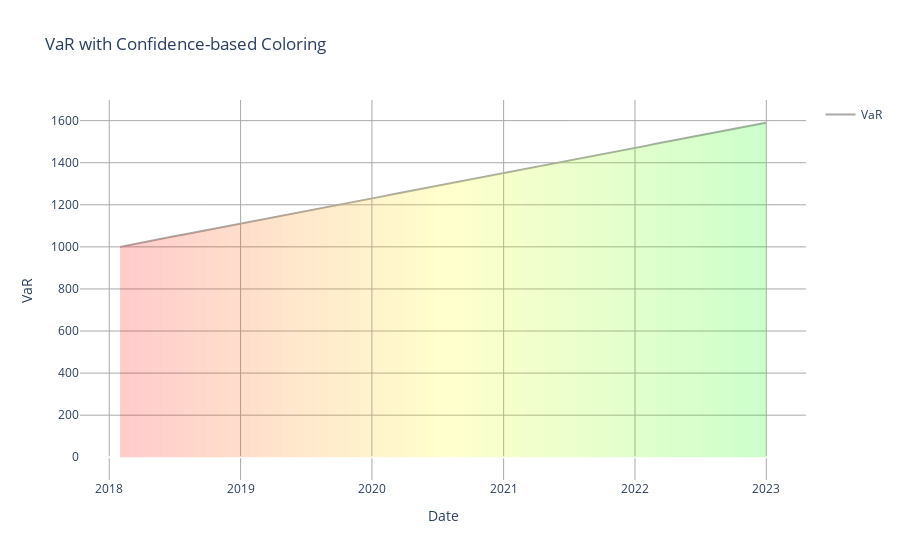

Notebook source saved alongside this figure:
### Code cell
# Create a sample dataframe with one value per month for 5 years and coherent color changes
data = {
    'date': pd.date_range(start='2018-01-01', periods=60, freq='M'),
    'VaR': [1000 + i * 10 for i in range(60)],
    'confidence': [i / 59 for i in range(60)],  # Progression from 0 to 1
}
df = pd.DataFrame(data)
df.set_index('date', inplace=True)
fig = plot_VaR(df)
fig.show()

### Figure 1 — Plotly figure (JSON) as saved in the notebook; plotly's stock layout.template omitted (floating-point values rounded to 4 significant figures)
{"data": [{"line": {"color": "darkgrey"}, "mode": "lines", "name": "VaR", "type": "scatter", "x": ["2018-01-31T00:00:00", "2018-02-28T00:00:00", "2018-03-31T00:00:00", "2018-04-30T00:00:00", "2018-05-31T00:00:00", "2018-06-30T00:00:00", "2018-07-31T00:00:00", "2018-08-31T00:00:00", "2018-09-30T00:00:00", "2018-10-31T00:00:00", "2018-11-30T00:00:00", "2018-12-31T00:00:00", "2019-01-31T00:00:00", "2019-02-28T00:00:00", "2019-03-31T00:00:00", "2019-04-30T00:00:00", "2019-05-31T00:00:00", "2019-06-30T00:00:00", "2019-07-31T00:00:00", "2019-08-31T00:00:00", "2019-09-30T00:00:00", "2019-10-31T00:00:00", "2019-11-30T00:00:00", "2019-12-31T00:00:00", "2020-01-31T00:00:00", "2020-02-29T00:00:00", "2020-03-31T00:00:00", "2020-04-30T00:00:00", "2020-05-31T00:00:00", "2020-06-30T00:00:00", "2020-07-31T00:00:00", "2020-08-31T00:00:00", "2020-09-30T00:00:00", "2020-10-31T00:00:00", "2020-11-30T00:00:00", "2020-12-31T00:00:00", "2021-01-31T00:00:00", "2021-02-28T00:00:00", "2021-03-31T00:00:00", "2021-04-30T00:00:00", "2021-05-31T00:00:00", "2021-06-30T00:00:00", "2021-07-31T00:00:00", "2021-08-31T00:00:00", "2021-09-30T00:00:00", "2021-10-31T00:00:00", "2021-11-30T00:00:00", "2021-12-31T00:00:00", "2022-01-31T00:00:00", "2022-02-28T00:00:00", "2022-03-31T00:00:00", "2022-04-30T00:00:00", "2022-05-31T00:00:00", "2022-06-30T00:00:00", "2022-07-31T00:00:00", "2022-08-31T00:00:00", "2022-09-30T00:00:00", "2022-10-31T00:00:00", "2022-11-30T00:00:00", "2022-12-31T00:00:00"], "y": [1000, 1010, 1020, 1030, 1040, 1050, 1060, 1070, 1080, 1090, 1100, 1110, 1120, 1130, 1140, 1150, 1160, 1170, 1180, 1190, 1200, 1210, 1220, 1230, 1240, 1250, 1260, 1270, 1280, 1290, 1300, 1310, 1320, 1330, 1340, 1350, 1360, 1370, 1380, 1390, 1400, 1410, 1420, 1430, 1440, 1450, 1460, 1470, 1480, 1490, 1500, 1510, 1520, 1530, 1540, 1550, 1560, 1570, 1580, 1590]}, {"fill": "toself", "fillcolor": "rgba(255, 0, 0, 0.2)", "line": {"color": "rgba(255,255,255,0)"}, "showlegend": false, "type": "scatter", "x": ["2018-01-31T00:00:00", "2018-02-28T00:00:00", "2018-02-28T00:00:00", "2018-01-31T00:00:00"], "y": [1000, 1010, 0, 0]}, {"fill": "toself", "fillcolor": "rgba(255, 8, 0, 0.2)", "line": {"color": "rgba(255,255,255,0)"}, "showlegend": false, "type": "scatter", "x": ["2018-02-28T00:00:00", "2018-03-31T00:00:00", "2018-03-31T00:00:00", "2018-02-28T00:00:00"], "y": [1010, 1020, 0, 0]}, {"fill": "toself", "fillcolor": "rgba(255, 17, 0, 0.2)", "line": {"color": "rgba(255,255,255,0)"}, "showlegend": false, "type": "scatter", "x": ["2018-03-31T00:00:00", "2018-04-30T00:00:00", "2018-04-30T00:00:00", "2018-03-31T00:00:00"], "y": [1020, 1030, 0, 0]}, {"fill": "toself", "fillcolor": "rgba(255, 25, 0, 0.2)", "line": {"color": "rgba(255,255,255,0)"}, "showlegend": false, "type": "scatter", "x": ["2018-04-30T00:00:00", "2018-05-31T00:00:00", "2018-05-31T00:00:00", "2018-04-30T00:00:00"], "y": [1030, 1040, 0, 0]}, {"fill": "toself", "fillcolor": "rgba(255, 34, 0, 0.2)", "line": {"color": "rgba(255,255,255,0)"}, "showlegend": false, "type": "scatter", "x": ["2018-05-31T00:00:00", "2018-06-30T00:00:00", "2018-06-30T00:00:00", "2018-05-31T00:00:00"], "y": [1040, 1050, 0, 0]}, {"fill": "toself", "fillcolor": "rgba(255, 43, 0, 0.2)", "line": {"color": "rgba(255,255,255,0)"}, "showlegend": false, "type": "scatter", "x": ["2018-06-30T00:00:00", "2018-07-31T00:00:00", "2018-07-31T00:00:00", "2018-06-30T00:00:00"], "y": [1050, 1060, 0, 0]}, {"fill": "toself", "fillcolor": "rgba(255, 51, 0, 0.2)", "line": {"color": "rgba(255,255,255,0)"}, "showlegend": false, "type": "scatter", "x": ["2018-07-31T00:00:00", "2018-08-31T00:00:00", "2018-08-31T00:00:00", "2018-07-31T00:00:00"], "y": [1060, 1070, 0, 0]}, {"fill": "toself", "fillcolor": "rgba(255, 60, 0, 0.2)", "line": {"color": "rgba(255,255,255,0)"}, "showlegend": false, "type": "scatter", "x": ["2018-08-31T00:00:00", "2018-09-30T00:00:00", "2018-09-30T00:00:00", "2018-08-31T00:00:00"], "y": [1070, 1080, 0, 0]}, {"fill": "toself", "fillcolor": "rgba(255, 69, 0, 0.2)", "line": {"color": "rgba(255,255,255,0)"}, "showlegend": false, "type": "scatter", "x": ["2018-09-30T00:00:00", "2018-10-31T00:00:00", "2018-10-31T00:00:00", "2018-09-30T00:00:00"], "y": [1080, 1090, 0, 0]}, {"fill": "toself", "fillcolor": "rgba(255, 77, 0, 0.2)", "line": {"color": "rgba(255,255,255,0)"}, "showlegend": false, "type": "scatter", "x": ["2018-10-31T00:00:00", "2018-11-30T00:00:00", "2018-11-30T00:00:00", "2018-10-31T00:00:00"], "y": [1090, 1100, 0, 0]}, {"fill": "toself", "fillcolor": "rgba(255, 86, 0, 0.2)", "line": {"color": "rgba(255,255,255,0)"}, "showlegend": false, "type": "scatter", "x": ["2018-11-30T00:00:00", "2018-12-31T00:00:00", "2018-12-31T00:00:00", "2018-11-30T00:00:00"], "y": [1100, 1110, 0, 0]}, {"fill": "toself", "fillcolor": "rgba(255, 95, 0, 0.2)", "line": {"color": "rgba(255,255,255,0)"}, "showlegend": false, "type": "scatter", "x": ["2018-12-31T00:00:00", "2019-01-31T00:00:00", "2019-01-31T00:00:00", "2018-12-31T00:00:00"], "y": [1110, 1120, 0, 0]}, {"fill": "toself", "fillcolor": "rgba(255, 103, 0, 0.2)", "line": {"color": "rgba(255,255,255,0)"}, "showlegend": false, "type": "scatter", "x": ["2019-01-31T00:00:00", "2019-02-28T00:00:00", "2019-02-28T00:00:00", "2019-01-31T00:00:00"], "y": [1120, 1130, 0, 0]}, {"fill": "toself", "fillcolor": "rgba(255, 112, 0, 0.2)", "line": {"color": "rgba(255,255,255,0)"}, "showlegend": false, "type": "scatter", "x": ["2019-02-28T00:00:00", "2019-03-31T00:00:00", "2019-03-31T00:00:00", "2019-02-28T00:00:00"], "y": [1130, 1140, 0, 0]}, {"fill": "toself", "fillcolor": "rgba(255, 121, 0, 0.2)", "line": {"color": "rgba(255,255,255,0)"}, "showlegend": false, "type": "scatter", "x": ["2019-03-31T00:00:00", "2019-04-30T00:00:00", "2019-04-30T00:00:00", "2019-03-31T00:00:00"], "y": [1140, 1150, 0, 0]}, {"fill": "toself", "fillcolor": "rgba(255, 129, 0, 0.2)", "line": {"color": "rgba(255,255,255,0)"}, "showlegend": false, "type": "scatter", "x": ["2019-04-30T00:00:00", "2019-05-31T00:00:00", "2019-05-31T00:00:00", "2019-04-30T00:00:00"], "y": [1150, 1160, 0, 0]}, {"fill": "toself", "fillcolor": "rgba(255, 138, 0, 0.2)", "line": {"color": "rgba(255,255,255,0)"}, "showlegend": false, "type": "scatter", "x": ["2019-05-31T00:00:00", "2019-06-30T00:00:00", "2019-06-30T00:00:00", "2019-05-31T00:00:00"], "y": [1160, 1170, 0, 0]}, {"fill": "toself", "fillcolor": "rgba(255, 146, 0, 0.2)", "line": {"color": "rgba(255,255,255,0)"}, "showlegend": false, "type": "scatter", "x": ["2019-06-30T00:00:00", "2019-07-31T00:00:00", "2019-07-31T00:00:00", "2019-06-30T00:00:00"], "y": [1170, 1180, 0, 0]}, {"fill": "toself", "fillcolor": "rgba(255, 155, 0, 0.2)", "line": {"color": "rgba(255,255,255,0)"}, "showlegend": false, "type": "scatter", "x": ["2019-07-31T00:00:00", "2019-08-31T00:00:00", "2019-08-31T00:00:00", "2019-07-31T00:00:00"], "y": [1180, 1190, 0, 0]}, {"fill": "toself", "fillcolor": "rgba(255, 164, 0, 0.2)", "line": {"color": "rgba(255,255,255,0)"}, "showlegend": false, "type": "scatter", "x": ["2019-08-31T00:00:00", "2019-09-30T00:00:00", "2019-09-30T00:00:00", "2019-08-31T00:00:00"], "y": [1190, 1200, 0, 0]}, {"fill": "toself", "fillcolor": "rgba(255, 172, 0, 0.2)", "line": {"color": "rgba(255,255,255,0)"}, "showlegend": false, "type": "scatter", "x": ["2019-09-30T00:00:00", "2019-10-31T00:00:00", "2019-10-31T00:00:00", "2019-09-30T00:00:00"], "y": [1200, 1210, 0, 0]}, {"fill": "toself", "fillcolor": "rgba(255, 181, 0, 0.2)", "line": {"color": "rgba(255,255,255,0)"}, "showlegend": false, "type": "scatter", "x": ["2019-10-31T00:00:00", "2019-11-30T00:00:00", "2019-11-30T00:00:00", "2019-10-31T00:00:00"], "y": [1210, 1220, 0, 0]}, {"fill": "toself", "fillcolor": "rgba(255, 190, 0, 0.2)", "line": {"color": "rgba(255,255,255,0)"}, "showlegend": false, "type": "scatter", "x": ["2019-11-30T00:00:00", "2019-12-31T00:00:00", "2019-12-31T00:00:00", "2019-11-30T00:00:00"], "y": [1220, 1230, 0, 0]}, {"fill": "toself", "fillcolor": "rgba(255, 198, 0, 0.2)", "line": {"color": "rgba(255,255,255,0)"}, "showlegend": false, "type": "scatter", "x": ["2019-12-31T00:00:00", "2020-01-31T00:00:00", "2020-01-31T00:00:00", "2019-12-31T00:00:00"], "y": [1230, 1240, 0, 0]}, {"fill": "toself", "fillcolor": "rgba(255, 207, 0, 0.2)", "line": {"color": "rgba(255,255,255,0)"}, "showlegend": false, "type": "scatter", "x": ["2020-01-31T00:00:00", "2020-02-29T00:00:00", "2020-02-29T00:00:00", "2020-01-31T00:00:00"], "y": [1240, 1250, 0, 0]}, {"fill": "toself", "fillcolor": "rgba(255, 216, 0, 0.2)", "line": {"color": "rgba(255,255,255,0)"}, "showlegend": false, "type": "scatter", "x": ["2020-02-29T00:00:00", "2020-03-31T00:00:00", "2020-03-31T00:00:00", "2020-02-29T00:00:00"], "y": [1250, 1260, 0, 0]}, {"fill": "toself", "fillcolor": "rgba(255, 224, 0, 0.2)", "line": {"color": "rgba(255,255,255,0)"}, "showlegend": false, "type": "scatter", "x": ["2020-03-31T00:00:00", "2020-04-30T00:00:00", "2020-04-30T00:00:00", "2020-03-31T00:00:00"], "y": [1260, 1270, 0, 0]}, {"fill": "toself", "fillcolor": "rgba(255, 233, 0, 0.2)", "line": {"color": "rgba(255,255,255,0)"}, "showlegend": false, "type": "scatter", "x": ["2020-04-30T00:00:00", "2020-05-31T00:00:00", "2020-05-31T00:00:00", "2020-04-30T00:00:00"], "y": [1270, 1280, 0, 0]}, {"fill": "toself", "fillcolor": "rgba(255, 242, 0, 0.2)", "line": {"color": "rgba(255,255,255,0)"}, "showlegend": false, "type": "scatter", "x": ["2020-05-31T00:00:00", "2020-06-30T00:00:00", "2020-06-30T00:00:00", "2020-05-31T00:00:00"], "y": [1280, 1290, 0, 0]}, {"fill": "toself", "fillcolor": "rgba(255, 250, 0, 0.2)", "line": {"color": "rgba(255,255,255,0)"}, "showlegend": false, "type": "scatter", "x": ["2020-06-30T00:00:00", "2020-07-31T00:00:00", "2020-07-31T00:00:00", "2020-06-30T00:00:00"], "y": [1290, 1300, 0, 0]}, {"fill": "toself", "fillcolor": "rgba(250, 255, 0, 0.2)", "line": {"color": "rgba(255,255,255,0)"}, "showlegend": false, "type": "scatter", "x": ["2020-07-31T00:00:00", "2020-08-31T00:00:00", "2020-08-31T00:00:00", "2020-07-31T00:00:00"], "y": [1300, 1310, 0, 0]}, {"fill": "toself", "fillcolor": "rgba(242, 255, 0, 0.2)", "line": {"color": "rgba(255,255,255,0)"}, "showlegend": false, "type": "scatter", "x": ["2020-08-31T00:00:00", "2020-09-30T00:00:00", "2020-09-30T00:00:00", "2020-08-31T00:00:00"], "y": [1310, 1320, 0, 0]}, {"fill": "toself", "fillcolor": "rgba(233, 255, 0, 0.2)", "line": {"color": "rgba(255,255,255,0)"}, "showlegend": false, "type": "scatter", "x": ["2020-09-30T00:00:00", "2020-10-31T00:00:00", "2020-10-31T00:00:00", "2020-09-30T00:00:00"], "y": [1320, 1330, 0, 0]}, {"fill": "toself", "fillcolor": "rgba(224, 255, 0, 0.2)", "line": {"color": "rgba(255,255,255,0)"}, "showlegend": false, "type": "scatter", "x": ["2020-10-31T00:00:00", "2020-11-30T00:00:00", "2020-11-30T00:00:00", "2020-10-31T00:00:00"], "y": [1330, 1340, 0, 0]}, {"fill": "toself", "fillcolor": "rgba(216, 255, 0, 0.2)", "line": {"color": "rgba(255,255,255,0)"}, "showlegend": false, "type": "scatter", "x": ["2020-11-30T00:00:00", "2020-12-31T00:00:00", "2020-12-31T00:00:00", "2020-11-30T00:00:00"], "y": [1340, 1350, 0, 0]}, {"fill": "toself", "fillcolor": "rgba(207, 255, 0, 0.2)", "line": {"color": "rgba(255,255,255,0)"}, "showlegend": false, "type": "scatter", "x": ["2020-12-31T00:00:00", "2021-01-31T00:00:00", "2021-01-31T00:00:00", "2020-12-31T00:00:00"], "y": [1350, 1360, 0, 0]}, {"fill": "toself", "fillcolor": "rgba(198, 255, 0, 0.2)", "line": {"color": "rgba(255,255,255,0)"}, "showlegend": false, "type": "scatter", "x": ["2021-01-31T00:00:00", "2021-02-28T00:00:00", "2021-02-28T00:00:00", "2021-01-31T00:00:00"], "y": [1360, 1370, 0, 0]}, {"fill": "toself", "fillcolor": "rgba(190, 255, 0, 0.2)", "line": {"color": "rgba(255,255,255,0)"}, "showlegend": false, "type": "scatter", "x": ["2021-02-28T00:00:00", "2021-03-31T00:00:00", "2021-03-31T00:00:00", "2021-02-28T00:00:00"], "y": [1370, 1380, 0, 0]}, {"fill": "toself", "fillcolor": "rgba(181, 255, 0, 0.2)", "line": {"color": "rgba(255,255,255,0)"}, "showlegend": false, "type": "scatter", "x": ["2021-03-31T00:00:00", "2021-04-30T00:00:00", "2021-04-30T00:00:00", "2021-03-31T00:00:00"], "y": [1380, 1390, 0, 0]}, {"fill": "toself", "fillcolor": "rgba(172, 255, 0, 0.2)", "line": {"color": "rgba(255,255,255,0)"}, "showlegend": false, "type": "scatter", "x": ["2021-04-30T00:00:00", "2021-05-31T00:00:00", "2021-05-31T00:00:00", "2021-04-30T00:00:00"], "y": [1390, 1400, 0, 0]}, {"fill": "toself", "fillcolor": "rgba(164, 255, 0, 0.2)", "line": {"color": "rgba(255,255,255,0)"}, "showlegend": false, "type": "scatter", "x": ["2021-05-31T00:00:00", "2021-06-30T00:00:00", "2021-06-30T00:00:00", "2021-05-31T00:00:00"], "y": [1400, 1410, 0, 0]}, {"fill": "toself", "fillcolor": "rgba(155, 255, 0, 0.2)", "line": {"color": "rgba(255,255,255,0)"}, "showlegend": false, "type": "scatter", "x": ["2021-06-30T00:00:00", "2021-07-31T00:00:00", "2021-07-31T00:00:00", "2021-06-30T00:00:00"], "y": [1410, 1420, 0, 0]}, {"fill": "toself", "fillcolor": "rgba(146, 255, 0, 0.2)", "line": {"color": "rgba(255,255,255,0)"}, "showlegend": false, "type": "scatter", "x": ["2021-07-31T00:00:00", "2021-08-31T00:00:00", "2021-08-31T00:00:00", "2021-07-31T00:00:00"], "y": [1420, 1430, 0, 0]}, {"fill": "toself", "fillcolor": "rgba(138, 255, 0, 0.2)", "line": {"color": "rgba(255,255,255,0)"}, "showlegend": false, "type": "scatter", "x": ["2021-08-31T00:00:00", "2021-09-30T00:00:00", "2021-09-30T00:00:00", "2021-08-31T00:00:00"], "y": [1430, 1440, 0, 0]}, {"fill": "toself", "fillcolor": "rgba(129, 255, 0, 0.2)", "line": {"color": "rgba(255,255,255,0)"}, "showlegend": false, "type": "scatter", "x": ["2021-09-30T00:00:00", "2021-10-31T00:00:00", "2021-10-31T00:00:00", "2021-09-30T00:00:00"], "y": [1440, 1450, 0, 0]}, {"fill": "toself", "fillcolor": "rgba(121, 255, 0, 0.2)", "line": {"color": "rgba(255,255,255,0)"}, "showlegend": false, "type": "scatter", "x": ["2021-10-31T00:00:00", "2021-11-30T00:00:00", "2021-11-30T00:00:00", "2021-10-31T00:00:00"], "y": [1450, 1460, 0, 0]}, {"fill": "toself", "fillcolor": "rgba(112, 255, 0, 0.2)", "line": {"color": "rgba(255,255,255,0)"}, "showlegend": false, "type": "scatter", "x": ["2021-11-30T00:00:00", "2021-12-31T00:00:00", "2021-12-31T00:00:00", "2021-11-30T00:00:00"], "y": [1460, 1470, 0, 0]}, {"fill": "toself", "fillcolor": "rgba(103, 255, 0, 0.2)", "line": {"color": "rgba(255,255,255,0)"}, "showlegend": false, "type": "scatter", "x": ["2021-12-31T00:00:00", "2022-01-31T00:00:00", "2022-01-31T00:00:00", "2021-12-31T00:00:00"], "y": [1470, 1480, 0, 0]}, {"fill": "toself", "fillcolor": "rgba(95, 255, 0, 0.2)", "line": {"color": "rgba(255,255,255,0)"}, "showlegend": false, "type": "scatter", "x": ["2022-01-31T00:00:00", "2022-02-28T00:00:00", "2022-02-28T00:00:00", "2022-01-31T00:00:00"], "y": [1480, 1490, 0, 0]}, {"fill": "toself", "fillcolor": "rgba(86, 255, 0, 0.2)", "line": {"color": "rgba(255,255,255,0)"}, "showlegend": false, "type": "scatter", "x": ["2022-02-28T00:00:00", "2022-03-31T00:00:00", "2022-03-31T00:00:00", "2022-02-28T00:00:00"], "y": [1490, 1500, 0, 0]}, {"fill": "toself", "fillcolor": "rgba(77, 255, 0, 0.2)", "line": {"color": "rgba(255,255,255,0)"}, "showlegend": false, "type": "scatter", "x": ["2022-03-31T00:00:00", "2022-04-30T00:00:00", "2022-04-30T00:00:00", "2022-03-31T00:00:00"], "y": [1500, 1510, 0, 0]}, {"fill": "toself", "fillcolor": "rgba(69, 255, 0, 0.2)", "line": {"color": "rgba(255,255,255,0)"}, "showlegend": false, "type": "scatter", "x": ["2022-04-30T00:00:00", "2022-05-31T00:00:00", "2022-05-31T00:00:00", "2022-04-30T00:00:00"], "y": [1510, 1520, 0, 0]}, {"fill": "toself", "fillcolor": "rgba(60, 255, 0, 0.2)", "line": {"color": "rgba(255,255,255,0)"}, "showlegend": false, "type": "scatter", "x": ["2022-05-31T00:00:00", "2022-06-30T00:00:00", "2022-06-30T00:00:00", "2022-05-31T00:00:00"], "y": [1520, 1530, 0, 0]}, {"fill": "toself", "fillcolor": "rgba(51, 255, 0, 0.2)", "line": {"color": "rgba(255,255,255,0)"}, "showlegend": false, "type": "scatter", "x": ["2022-06-30T00:00:00", "2022-07-31T00:00:00", "2022-07-31T00:00:00", "2022-06-30T00:00:00"], "y": [1530, 1540, 0, 0]}, {"fill": "toself", "fillcolor": "rgba(43, 255, 0, 0.2)", "line": {"color": "rgba(255,255,255,0)"}, "showlegend": false, "type": "scatter", "x": ["2022-07-31T00:00:00", "2022-08-31T00:00:00", "2022-08-31T00:00:00", "2022-07-31T00:00:00"], "y": [1540, 1550, 0, 0]}, {"fill": "toself", "fillcolor": "rgba(34, 255, 0, 0.2)", "line": {"color": "rgba(255,255,255,0)"}, "showlegend": false, "type": "scatter", "x": ["2022-08-31T00:00:00", "2022-09-30T00:00:00", "2022-09-30T00:00:00", "2022-08-31T00:00:00"], "y": [1550, 1560, 0, 0]}, {"fill": "toself", "fillcolor": "rgba(25, 255, 0, 0.2)", "line": {"color": "rgba(255,255,255,0)"}, "showlegend": false, "type": "scatter", "x": ["2022-09-30T00:00:00", "2022-10-31T00:00:00", "2022-10-31T00:00:00", "2022-09-30T00:00:00"], "y": [1560, 1570, 0, 0]}, {"fill": "toself", "fillcolor": "rgba(17, 255, 0, 0.2)", "line": {"color": "rgba(255,255,255,0)"}, "showlegend": false, "type": "scatter", "x": ["2022-10-31T00:00:00", "2022-11-30T00:00:00", "2022-11-30T00:00:00", "2022-10-31T00:00:00"], "y": [1570, 1580, 0, 0]}, {"fill": "toself", "fillcolor": "rgba(8, 255, 0, 0.2)", "line": {"color": "rgba(255,255,255,0)"}, "showlegend": false, "type": "scatter", "x": ["2022-11-30T00:00:00", "2022-12-31T00:00:00", "2022-12-31T00:00:00", "2022-11-30T00:00:00"], "y": [1580, 1590, 0, 0]}], "layout": {"plot_bgcolor": "white", "title": {"text": "VaR with Confidence-based Coloring"}, "xaxis": {"gridcolor": "darkgrey", "showgrid": true, "title": {"text": "Date"}}, "yaxis": {"gridcolor": "darkgrey", "showgrid": true, "title": {"text": "VaR"}}}}
